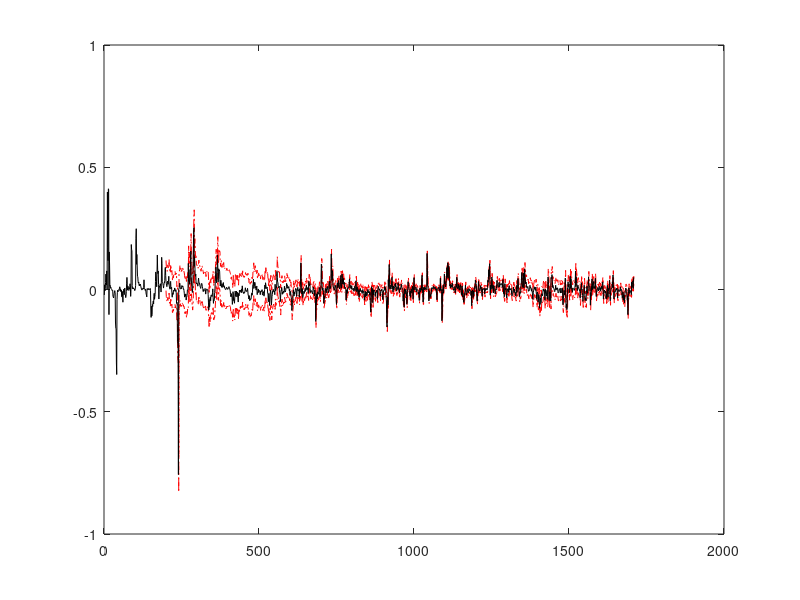

Write MATLAB code to recreate this figure.
% test

% loading data
load('computations.mat');
sampleForStDev = 200;
data = (data(2:end,:)-data(1:end-1,:))./data(1:end-1,:);
processStDev = NaN(size(data));
T = size(data,1);

for iii = sampleForStDev:T,
    processStDev(iii,:) = var(data(iii-sampleForStDev+1:iii)).^0.5;
end;

sensibility = 3;

plot(data(1:T-1,3)+sensibility*processStDev(1:T-1,3), 'r-.');
hold on;
plot(data(1:T-1,3)-sensibility*processStDev(1:T-1,3), 'r-.');
hold on;
plot(data(2:T,3), 'k-');
hold on;
